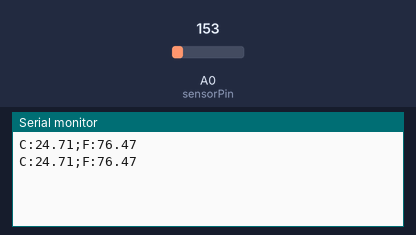
A sketch run on a simulated Arduino Uno, built with avr-gcc and run on an emulated ATmega328P. Shown: the last lines printed to the serial monitor. Inputs (shaded band) come from the test bench; at power-on: A0 (sensorPin) = 153.

Above: at 1.8 s.
1.9 s: A0 (sensorPin) set to 165
At 2.8 s:
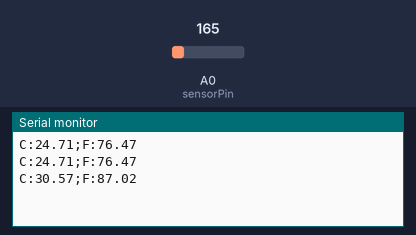
3.4 s: A0 (sensorPin) set to 175
At 4.8 s:
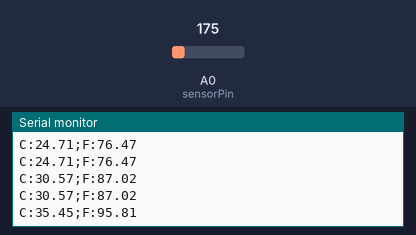
Timing chart, 0 to 6.4 s (numbered marks = the images above; inputs shaded):
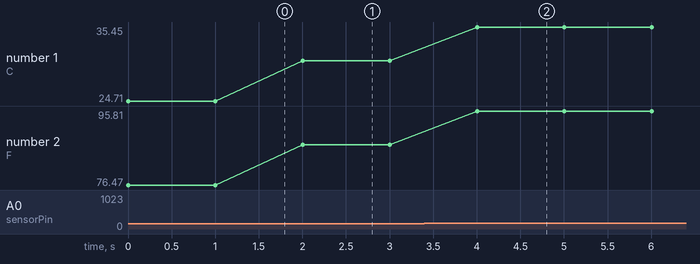

Measured:
- after the input at 1.9 s, the serial monitor: prints a new line after 0.10 s (image 1)
- after the input at 3.4 s, the serial monitor: prints a new line after 0.60 s (image 2)
- plotted number 1: 24.71 → 30.57 after the input at 1.9 s, 30.57 → 35.45 after the input at 3.4 s
- plotted number 2: 76.47 → 87.02 after the input at 1.9 s, 87.02 → 95.81 after the input at 3.4 s

The sketch:

temperature.ino
```cpp
//TMP36 Pin Variables
int sensorPin = 0; //the analog pin the TMP36's Vout (sense) pin is connected to
                        //the resolution is 10 mV / degree centigrade with a
                        //500 mV offset to allow for negative temperatures

/*
 * setup() - this function runs once when you turn your Arduino on
 * We initialize the serial connection with the computer
 */
void setup()
{
  Serial.begin(9600);  //Start the serial connection with the computer
                       //to view the result open the serial monitor
}

void loop()                     // run over and over again
{
 //getting the voltage reading from the temperature sensor
 int reading = analogRead(sensorPin);

 // converting that reading to voltage, for 3.3v arduino use 3.3
 float voltage = reading * 5.0;
 voltage /= 1024.0;

 // print out the voltage
 //Serial.print(voltage); Serial.println(" volts");

 // now print out the temperature
 float temperatureC = (voltage - 0.5) * 100 ;  //converting from 10 mv per degree wit 500 mV offset
                                               //to degrees ((voltage - 500mV) times 100)
 Serial.print("C:"); Serial.print(temperatureC); Serial.print(";F:");

 // now convert to Fahrenheit
 float temperatureF = (temperatureC * 9.0 / 5.0) + 32.0;
Serial.println(temperatureF);

 delay(1000);                                     //waiting a second
}
```
